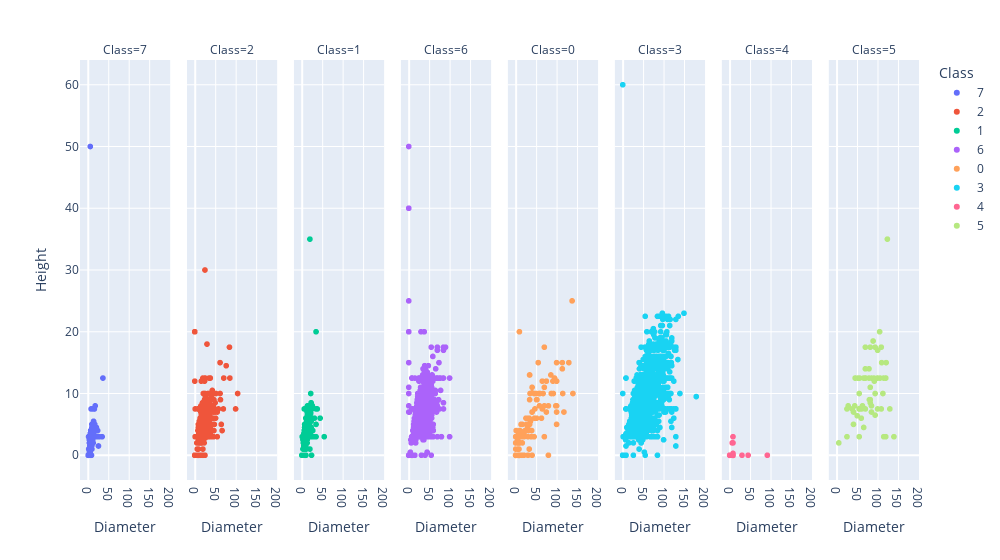

Source (notebook cell):
### Code cell
px.scatter(train,x='Diameter',y='Height',facet_col='Class',width=1000,color='Class')

### Figure 1 — Plotly figure (JSON) as saved in the notebook; plotly's stock layout.template omitted (floating-point values rounded to 4 significant figures; data arrays with more than 128 entries replaced by an {"elided": "..."} marker saying what was removed)
{"data": [{"hovertemplate": "Class=7<br>Diameter=%{x}<br>Height=%{y}<extra></extra>", "legendgroup": "7", "marker": {"color": "#636efa", "symbol": "circle"}, "mode": "markers", "name": "7", "showlegend": true, "type": "scattergl", "x": {"elided": "1092 int values"}, "xaxis": "x", "y": {"elided": "1092 float values"}, "yaxis": "y"}, {"hovertemplate": "Class=2<br>Diameter=%{x}<br>Height=%{y}<extra></extra>", "legendgroup": "2", "marker": {"color": "#EF553B", "symbol": "circle"}, "mode": "markers", "name": "2", "showlegend": true, "type": "scattergl", "x": {"elided": "2473 int values"}, "xaxis": "x2", "y": {"elided": "2473 float values"}, "yaxis": "y2"}, {"hovertemplate": "Class=1<br>Diameter=%{x}<br>Height=%{y}<extra></extra>", "legendgroup": "1", "marker": {"color": "#00cc96", "symbol": "circle"}, "mode": "markers", "name": "1", "showlegend": true, "type": "scattergl", "x": {"elided": "1112 int values"}, "xaxis": "x3", "y": {"elided": "1112 float values"}, "yaxis": "y3"}, {"hovertemplate": "Class=6<br>Diameter=%{x}<br>Height=%{y}<extra></extra>", "legendgroup": "6", "marker": {"color": "#ab63fa", "symbol": "circle"}, "mode": "markers", "name": "6", "showlegend": true, "type": "scattergl", "x": {"elided": "3425 int values"}, "xaxis": "x4", "y": {"elided": "3425 float values"}, "yaxis": "y4"}, {"hovertemplate": "Class=0<br>Diameter=%{x}<br>Height=%{y}<extra></extra>", "legendgroup": "0", "marker": {"color": "#FFA15A", "symbol": "circle"}, "mode": "markers", "name": "0", "showlegend": true, "type": "scattergl", "x": {"elided": "710 int values"}, "xaxis": "x5", "y": {"elided": "710 float values"}, "yaxis": "y5"}, {"hovertemplate": "Class=3<br>Diameter=%{x}<br>Height=%{y}<extra></extra>", "legendgroup": "3", "marker": {"color": "#19d3f3", "symbol": "circle"}, "mode": "markers", "name": "3", "showlegend": true, "type": "scattergl", "x": {"elided": "3730 int values"}, "xaxis": "x6", "y": {"elided": "3730 float values"}, "yaxis": "y6"}, {"hovertemplate": "Class=4<br>Diameter=%{x}<br>Height=%{y}<extra></extra>", "legendgroup": "4", "marker": {"color": "#FF6692", "symbol": "circle"}, "mode": "markers", "name": "4", "showlegend": true, "type": "scattergl", "x": [0, 8, 8, 8, 8, 8, 8, 8, 0, 8, 8, 8, 8, 8, 0, 8, 8, 8, 8, 8, 8, 8, 8, 45, 8, 8, 0, 0, 8, 0, 8, 0, 8, 30, 8, 8, 8, 8, 8, 8, 8, 8, 8, 8, 8, 8, 8, 8, 0, 92, 0, 6, 8, 0], "xaxis": "x7", "y": [0, 0, 0, 0, 0, 0, 0, 0, 0, 0, 0, 0, 0, 0, 0, 0, 0, 0, 0, 0, 0, 0, 0, 0, 0, 0, 0, 0, 0, 0, 0, 0, 0, 0, 0, 0, 0, 0, 0, 0.3, 0, 3, 2, 0, 0, 0, 0, 0, 0, 0, 0, 2, 0, 0], "yaxis": "y7"}, {"hovertemplate": "Class=5<br>Diameter=%{x}<br>Height=%{y}<extra></extra>", "legendgroup": "5", "marker": {"color": "#B6E880", "symbol": "circle"}, "mode": "markers", "name": "5", "showlegend": true, "type": "scattergl", "x": [115, 85, 57, 25, 66, 120, 60, 66, 70, 100, 115, 109, 46, 55, 55, 120, 70, 94, 55, 94, 70, 85, 70, 52, 100, 50, 92, 44, 140, 82, 85, 100, 41, 120, 79, 82, 5, 38, 28, 124, 56, 91, 109, 106, 79, 55, 89, 70, 82, 63, 55, 94, 45, 100, 82, 55, 61, 130, 25, 113, 121, 70, 55, 80, 41, 70, 55, 105, 70, 110], "xaxis": "x8", "y": [3, 7, 7.5, 7.5, 4.5, 12.5, 6, 12.5, 12.5, 17, 12.5, 17.5, 12.5, 10, 7.5, 3, 7.5, 6.5, 7.5, 10, 12.5, 12.5, 14, 12.5, 12.5, 6.4, 12, 8, 3, 17.5, 8, 12.5, 7, 12.5, 14, 8.5, 2, 7.5, 8, 35, 12.5, 12.5, 7.5, 12.5, 12.5, 7.5, 18.5, 17.5, 11, 8, 7.5, 17.5, 12.5, 7.5, 9, 7.5, 7.5, 7.5, 3, 10, 15, 12.5, 3, 9, 5, 12.5, 7.5, 20, 12.5, 15], "yaxis": "y8"}], "layout": {"annotations": [{"font": {}, "showarrow": false, "text": "Class=7", "x": 0.05375, "xanchor": "center", "xref": "paper", "y": 1, "yanchor": "bottom", "yref": "paper"}, {"font": {}, "showarrow": false, "text": "Class=2", "x": 0.1812, "xanchor": "center", "xref": "paper", "y": 1, "yanchor": "bottom", "yref": "paper"}, {"font": {}, "showarrow": false, "text": "Class=1", "x": 0.3087, "xanchor": "center", "xref": "paper", "y": 1, "yanchor": "bottom", "yref": "paper"}, {"font": {}, "showarrow": false, "text": "Class=6", "x": 0.4363, "xanchor": "center", "xref": "paper", "y": 1, "yanchor": "bottom", "yref": "paper"}, {"font": {}, "showarrow": false, "text": "Class=0", "x": 0.5637, "xanchor": "center", "xref": "paper", "y": 1, "yanchor": "bottom", "yref": "paper"}, {"font": {}, "showarrow": false, "text": "Class=3", "x": 0.6912, "xanchor": "center", "xref": "paper", "y": 1, "yanchor": "bottom", "yref": "paper"}, {"font": {}, "showarrow": false, "text": "Class=4", "x": 0.8188, "xanchor": "center", "xref": "paper", "y": 1, "yanchor": "bottom", "yref": "paper"}, {"font": {}, "showarrow": false, "text": "Class=5", "x": 0.9463, "xanchor": "center", "xref": "paper", "y": 1, "yanchor": "bottom", "yref": "paper"}], "legend": {"title": {"text": "Class"}, "tracegroupgap": 0}, "margin": {"t": 60}, "width": 1000, "xaxis": {"anchor": "y", "domain": [0, 0.1075], "title": {"text": "Diameter"}}, "xaxis2": {"anchor": "y2", "domain": [0.1275, 0.235], "matches": "x", "title": {"text": "Diameter"}}, "xaxis3": {"anchor": "y3", "domain": [0.255, 0.3625], "matches": "x", "title": {"text": "Diameter"}}, "xaxis4": {"anchor": "y4", "domain": [0.3825, 0.49], "matches": "x", "title": {"text": "Diameter"}}, "xaxis5": {"anchor": "y5", "domain": [0.51, 0.6175], "matches": "x", "title": {"text": "Diameter"}}, "xaxis6": {"anchor": "y6", "domain": [0.6375, 0.745], "matches": "x", "title": {"text": "Diameter"}}, "xaxis7": {"anchor": "y7", "domain": [0.765, 0.8725], "matches": "x", "title": {"text": "Diameter"}}, "xaxis8": {"anchor": "y8", "domain": [0.8925, 1], "matches": "x", "title": {"text": "Diameter"}}, "yaxis": {"anchor": "x", "domain": [0, 1], "title": {"text": "Height"}}, "yaxis2": {"anchor": "x2", "domain": [0, 1], "matches": "y", "showticklabels": false}, "yaxis3": {"anchor": "x3", "domain": [0, 1], "matches": "y", "showticklabels": false}, "yaxis4": {"anchor": "x4", "domain": [0, 1], "matches": "y", "showticklabels": false}, "yaxis5": {"anchor": "x5", "domain": [0, 1], "matches": "y", "showticklabels": false}, "yaxis6": {"anchor": "x6", "domain": [0, 1], "matches": "y", "showticklabels": false}, "yaxis7": {"anchor": "x7", "domain": [0, 1], "matches": "y", "showticklabels": false}, "yaxis8": {"anchor": "x8", "domain": [0, 1], "matches": "y", "showticklabels": false}}}
